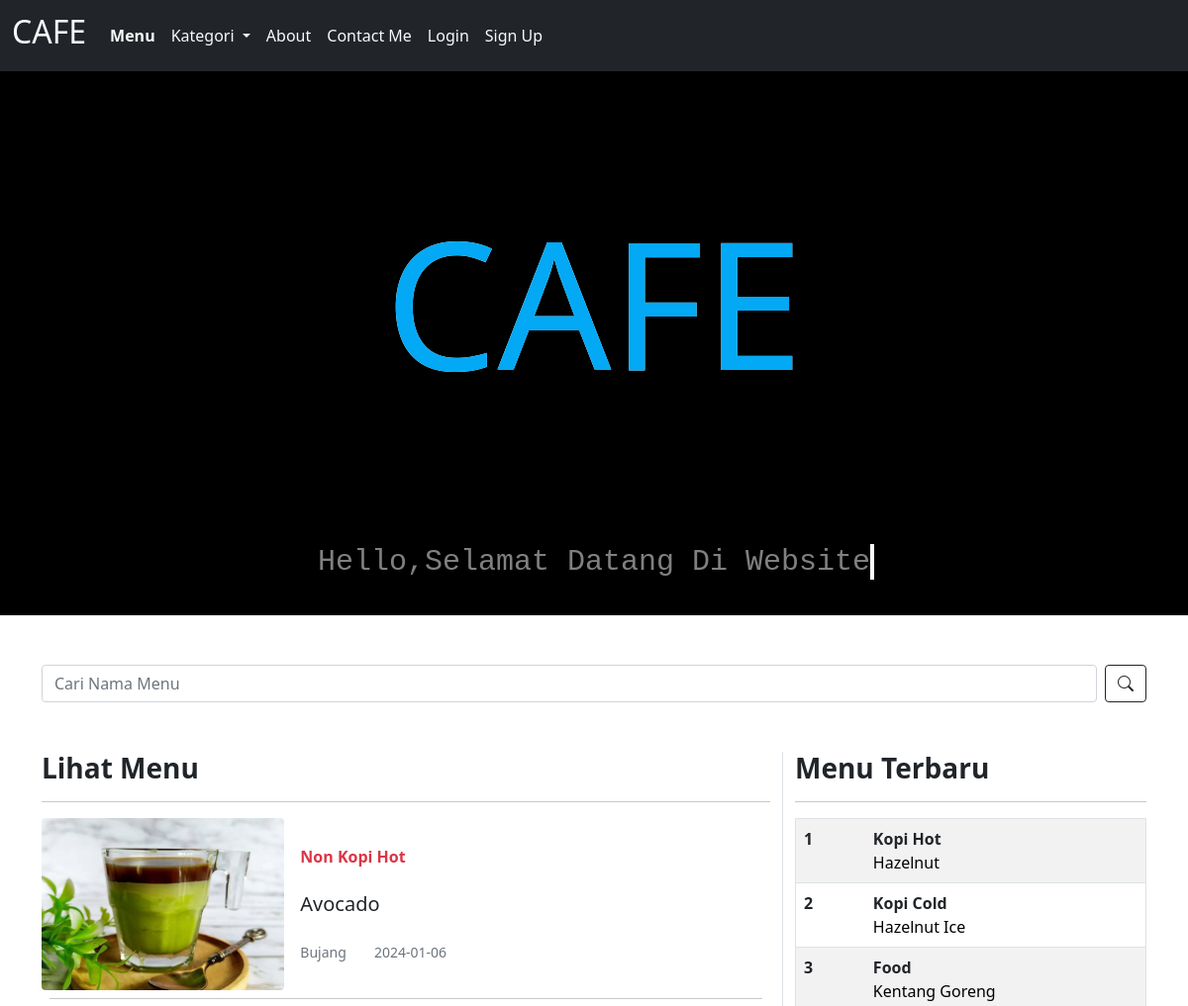
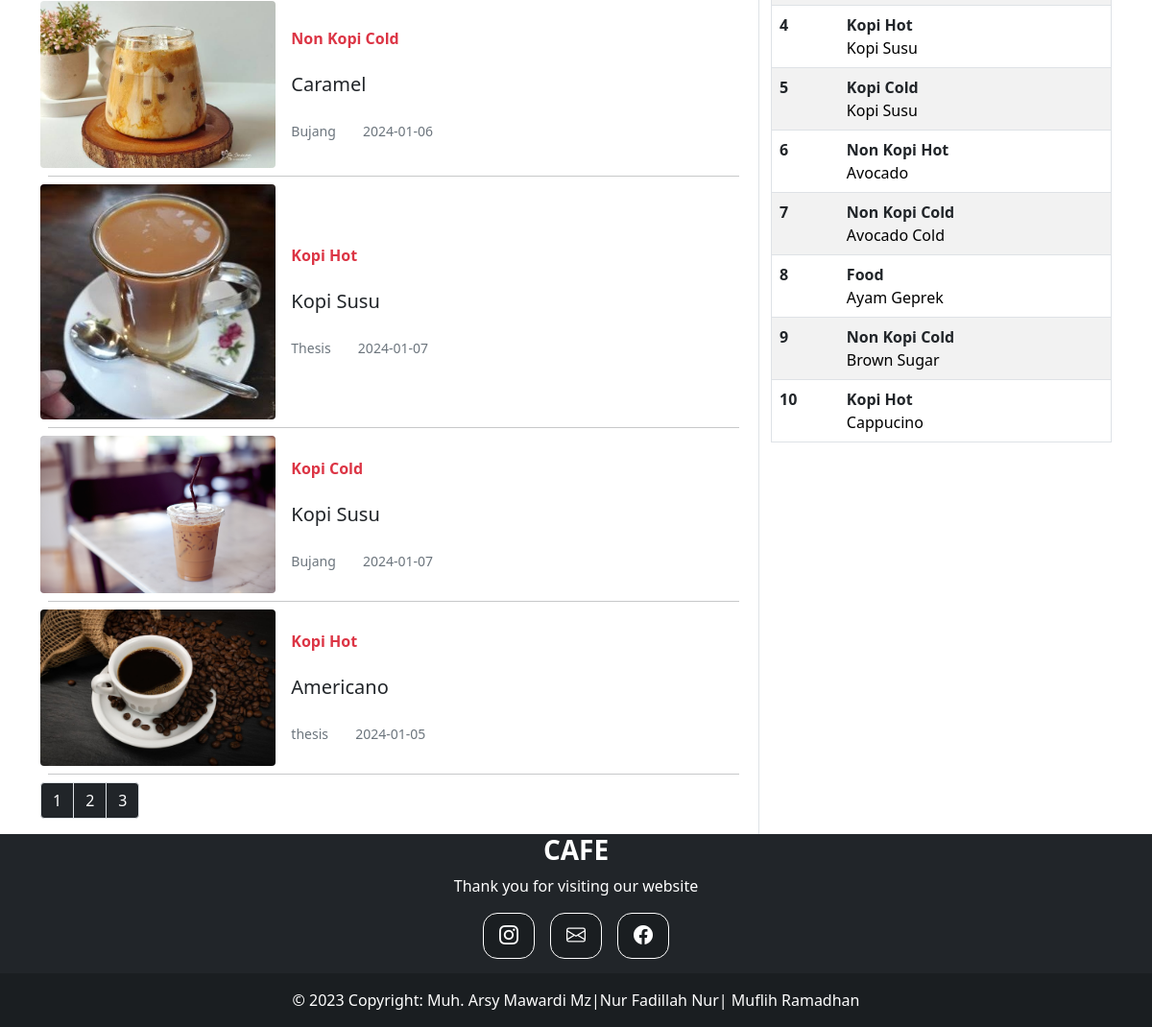
The page / on the database its author committed (2 pictures, top to bottom).
### tables this page shows
CREATE TABLE `menu` (
  `id_menu` int(11) NOT NULL,
  `id_kategori` int(11) NOT NULL,
  `nama_menu` varchar(255) NOT NULL,
  `nama_cafe` varchar(255) NOT NULL,
  `tgl_menu` date NOT NULL,
  `isi_menu` text NOT NULL,
  `gambar_menu` varchar(255) NOT NULL
);

CREATE TABLE `kategori` (
  `id_kategori` int(11) NOT NULL,
  `nama_kategori` varchar(255) NOT NULL
);

### index.php (the view, shortened to what this page needs)
<?php
$limit = 5;
if (isset($_GET["page"])) {
	$page  = $_GET["page"];
	}
	else{
	$page=1;
	};
$start_from = ($page-1) * $limit;
?>
<!DOCTYPE html>
<html lang="en">
<head>
     <link rel="stylesheet" href="css/bootstrap.min.css">
     <link rel="stylesheet" href="https://cdn.jsdelivr.net/npm/bootstrap-icons@1.8.1/font/bootstrap-icons.css">
    <link href="animasi.css" rel="stylesheet">
</head>
<body>
<nav class="navbar navbar-expand-lg navbar-light bg-dark ">
        <div class="container-fluid">
          <a class="navbar-brand text-light" href="#"><h2>CAFE</h2></a>
          <div class="collapse navbar-collapse" id="navbarNav">
            <ul class="navbar-nav justify-content-center">
              <li class="nav-item">
                <a class="nav-link text-light fw-bold" href="index.php">Menu</a>
              </li>
              <li class="nav-item dropdown">
               <a class="nav-link dropdown-toggle nav-link text-light" href="#" id="navbarDropdownMenuLink" role="button" data-bs-toggle="dropdown" aria-expanded="false">
               Kategori
          </a>
              </li>
              <li class="nav-item">
                <a class="nav-link text-light" href="aboutpage.php">About</a>
              </li>
              <li class="nav-item">
                <a class="nav-link text-light" href="contactpage.php">Contact Me</a>
              </li>
              <li class="nav-item">
                <a class="nav-link text-light" href="login.php">Login</a>
              </li>
                <li class="nav-item">
                <a class="nav-link text-light" href="register.php ">Sign Up</a>
              </li>
            </ul>
          </div>
        </div>
      </nav>
<div class="judul">
<div class="title">
   <div class="content">
            <h2>CAFE</h2>
            <h2>CAFE</h2>
    </div>
</div>
<div class="title2">
    <h1 style="color:gray;">Hello,Selamat Datang Di Website</h1>
</div>
</div>
        <section id="content">
        <div class="container" style="margin-top:50px;">
         <form class="d-flex" method="post" style="margin-bottom:50px;">
      <input class="form-control me-2" type="text" name="keyword" placeholder="Cari Nama Menu" aria-label="Search">
      <button class="btn btn-outline-dark" type="submit" name="cari"><i class="bi bi-search"></i></button>
    </form>
             <div id="content-CAFE" class="row">
                <div class="col-12 col-md-8">
                    <h3 class="fw-bold">Lihat Menu</h3>
                    <hr>
                        <?php
                          include "koneksi.php";
$keyword=$_POST['keyword'];
    if ($keyword !=''){
       $result = mysqli_query($koneksi, "SELECT * FROM menu INNER JOIN kategori ON menu.id_kategori=kategori.id_kategori WHERE nama_menu LIKE '%$keyword%' LIMIT $start_from, $limit");
    }
          else{
            $result = mysqli_query($koneksi,"SELECT * FROM menu INNER JOIN kategori ON menu.id_kategori=kategori.id_kategori ORDER BY RAND() LIMIT $start_from, $limit");
          }
            while ($data=mysqli_fetch_array($result))  {
        ?>
                    <div class="card border-0 w-100">
                        <div class="row g-0 align-items-center">
                            <div class="col-md-4 col-4 position-relative">
                                <img src="images/<?=$data['gambar_menu']?>" class="img-fluid rounded my-auto" style="width:100%; height:100%;">
                            </div>
                            <div class="col-md-8 col-8">
                                <div class="card-body p-2 p-md-3">
                                    <span class="text-danger fw-bold list-label"><?=$data['nama_kategori']?></span>
                                    <h5 class="card-title multi-line-truncate list-judul my-lg-4"><?=$data['nama_menu']?></h5>
                                    <small class="text-muted penulis me-4"><?=$data['nama_cafe']?></small>
                                    <small class="text-muted"><?=$data['tgl_menu']?></small>
                                </div>
                            </div>
                        </div>
                        <hr class="m-2">
                    </div>
                      <?php
        }
        ?>
        <?php
$result_db = mysqli_query($koneksi,"SELECT COUNT(*) as jumlah FROM menu");
$row_db = mysqli_fetch_row($result_db);
$total_records = $row_db[0];
$total_pages = ceil($total_records / $limit);
$pagLink = "<ul class='pagination'>";
for ($i=1; $i<=$total_pages; $i++) {
              $pagLink .= "<li class='page-item'><a class='page-link bg-dark text-white' href='index.php?page=".$i."'>".$i."</a></li>";
}
echo $pagLink . "</ul>";
?>
            </div>
         <div class="col-md-4 border-start d-none d-md-block">
                    <h3 class="fw-bold">Menu Terbaru</h3>
                    <hr>
                    <table class="table table-striped border" style="border-radius:15px;">
                      <?php
                      $no=1;
                           include "koneksi.php";
            $query= $koneksi->query("SELECT * FROM menu INNER JOIN kategori ON menu.id_kategori=kategori.id_kategori  ORDER BY tgl_menu DESC LIMIT 10");
            while ($data=mysqli_fetch_array($query))  {
                      ?>
                        <tr>
                            <th scope="row"><?=$no++?></th>
                            <td>
                                <span class="fw-bold text-dark"><?= $data['nama_kategori']?></span>
                                <br>
                                <a href="menupage.php?id_menu=<?= $data['id_menu'] ?>" class="multi-line-truncate mb-0 mt-2"><?=$data['nama_menu']?></a>
                            </td>
                        </tr>
                     <?php
            }?>
        </table>
      </div>
         </div>
    </div>
  </section>
<?php
include "footer.php"
?>
</body>
</html>

### footer.php
<footer class="text-center text-lg-start bg-dark">
<h3 class="text-white text-center fw-bold">CAFE</h3>
  <p class="text-white text-center">Thank you for visiting our website </p>
  <div class="container d-flex justify-content-center py-6" style="padding-bottom:15px;">
    <button type="button" class="btn btn-primary btn-lg btn-floating mx-2" style="background-color: rgba(0, 0, 0, 0.2); border:1px solid white; border-radius:15px;">
    <i class="bi bi-instagram"></i>
    </button>
    <button type="button" class="btn btn-primary btn-lg btn-floating mx-2" style="background-color: rgba(0, 0, 0, 0.2); border:1px solid white; border-radius:15px;">
    <i class="bi bi-envelope"></i>
    </button>
    <button type="button" class="btn btn-primary btn-lg btn-floating mx-2" style="background-color: rgba(0, 0, 0, 0.2); border:1px solid white; border-radius:15px;">
    <i class="bi bi-facebook"></i>
    </button>
  </div>
  <div class="text-center text-white p-3" style="background-color: rgba(0, 0, 0, 0.2);">
    © 2023 Copyright:
    <a class="text-white" style="text-decoration:none;">  Muh. Arsy Mawardi Mz|Nur Fadillah Nur| Muflih Ramadhan</a>
  </div>
</footer>

### animasi.css (style rules this page uses)
.judul { background-color: black; }
.title { display: flex; justify-content: center; align-items: center; text-align: center; height: 450px; }
.title2 { display: flex; justify-content: center; align-items: center; text-align: center; height: 100px; }
.title2 h1 { font-size: 30px; }
.content { position: relative; height: 200px; }
.content h2 { position: absolute; color: white; font-size: 180px; transform: translate(-50%); }
.content h2:nth-child(1) { color: white; }
.content h2:nth-child(2) { color: #03a9f4; animation: wave 4s ease-in-out infinite; }
h1 { font-size: clamp(1rem, 3vw + 1rem, 4rem); position: relative; font-family: "Source Code Pro", monospace; position: relative; width: max-content; }
h1::before, h1::after { content: ""; position: absolute; top: 0; right: 0; bottom: 0; left: 0; }
h1::before { background: var(--bg-color); animation: typewriter var(--typewriterSpeed) steps(var(--typewriterCharacters)) 1s forwards; }
h1::after { width: 0.125em; background: #fff; animation: typewriter var(--typewriterSpeed) steps(var(--typewriterCharacters)) 1s forwards, blink 750ms steps(var(--typewriterCharacters)) infinite; }
:root { --bg-color: rgb(0, 0, 0); --typewriterSpeed: 6s; --typewriterCharacters: 24; }

### index.php (style rules this page uses)
.card { border:none; }
.table a { text-decoration:none; color:black }

### rows shown on the page
menu: gambar_menu (picture), id_kategori.nama_kategori "Non Kopi Hot", nama_menu "Avocado", nama_cafe "Bujang", tgl_menu "2024-01-06"
menu: gambar_menu (picture), id_kategori.nama_kategori "Non Kopi Cold", nama_menu "Caramel", nama_cafe "Bujang", tgl_menu "2024-01-06"
menu: gambar_menu (picture), id_kategori.nama_kategori "Kopi Hot", nama_menu "Kopi Susu", nama_cafe "Thesis", tgl_menu "2024-01-07"
menu: gambar_menu (picture), id_kategori.nama_kategori "Kopi Cold", nama_menu "Kopi Susu", nama_cafe "Bujang", tgl_menu "2024-01-07"
menu: gambar_menu (picture), id_kategori.nama_kategori "Kopi Hot", nama_menu "Americano", nama_cafe "thesis", tgl_menu "2024-01-05"
menu: id_kategori.nama_kategori "Kopi Hot", nama_menu "Hazelnut"
menu: id_kategori.nama_kategori "Kopi Cold", nama_menu "Hazelnut Ice"
menu: id_kategori.nama_kategori "Food", nama_menu "Kentang Goreng"
menu: id_kategori.nama_kategori "Non Kopi Cold", nama_menu "Avocado Cold"
menu: id_kategori.nama_kategori "Food", nama_menu "Ayam Geprek"
menu: id_kategori.nama_kategori "Non Kopi Cold", nama_menu "Brown Sugar"
menu: id_kategori.nama_kategori "Kopi Hot", nama_menu "Cappucino"
